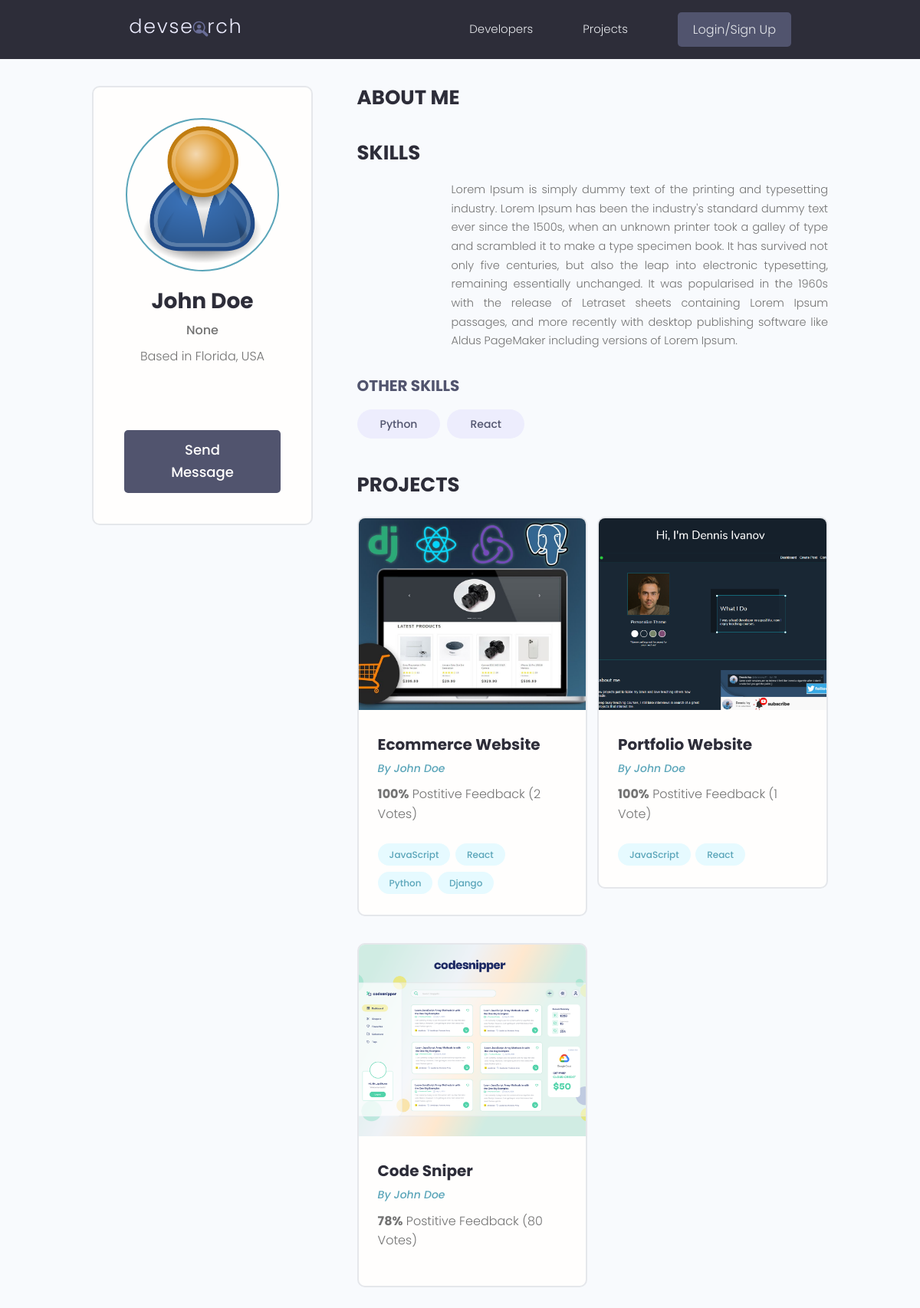
The app's page /profile/ea0e172d-aadb-47e1-901f-8f31ea6ab96a/, older data.
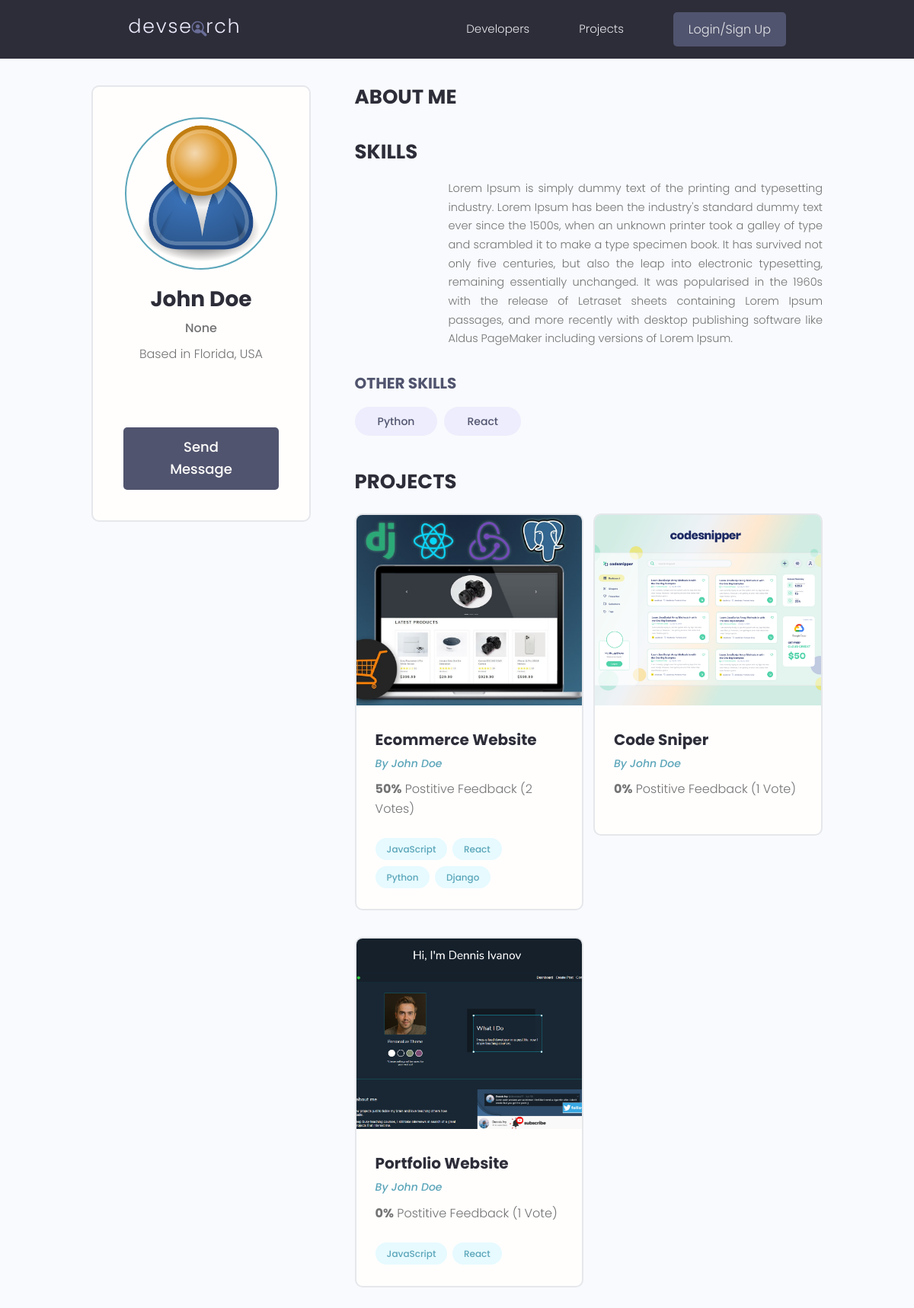
The same page, newer data.
### users/models.py (models this page shows, shortened)
class Profile(models.Model):
    user = models.OneToOneField(User, on_delete=models.CASCADE, null=True, blank=True)
    name = models.CharField(max_length=200, blank=True, null=True)
    email = models.EmailField(max_length=500, blank=True, null=True)
    username = models.CharField(max_length=200, blank=True, null=True)
    location = models.CharField(max_length=200, blank=True, null=True)
    short_intro = models.CharField(max_length=200, blank=True, null=True)
    bio = models.TextField(blank=True, null=True)
    profile_image = models.ImageField(null=True, blank=True, upload_to='profiles/', default="profiles/user-default.png")
    social_github = models.CharField(max_length=200, blank=True, null=True)
    social_twitter = models.CharField(max_length=200, blank=True, null=True)
    social_linkedin = models.CharField(max_length=200, blank=True, null=True)
    social_youtube = models.CharField(max_length=200, blank=True, null=True)
    social_website = models.CharField(max_length=200, blank=True, null=True)
    created = models.DateTimeField(auto_now_add=True)
    id = models.UUIDField(default=uuid.uuid4, unique=True,
                          primary_key=True, editable=False)
    class Meta:
        ordering = ['created']
    @property
    def imageURL(self):
        try:
            url = self.profile_image.url
        except:
            url = ''
        return url

class Skill(models.Model):
    owner = models.ForeignKey(Profile, on_delete=models.CASCADE, null=True, blank=True)
    name = models.CharField(max_length=200, blank=True, null=True)
    description = models.TextField(null=True, blank=True)
    created = models.DateTimeField(auto_now_add=True)
    id = models.UUIDField(default=uuid.uuid4, unique=True,
                          primary_key=True, editable=False)
    def __str__(self):
        return str(self.name)

### projects/models.py (models this page shows, shortened)
class Project(models.Model):
    owner = models.ForeignKey(Profile, null=True, blank=True, on_delete=models.CASCADE)
    title = models.CharField(max_length=200)
    description = models.TextField(null=True, blank=True)
    featured_image = models.ImageField(null=True, blank=True, default="default.jpg")
    demo_link = models.CharField(max_length=2000, null=True, blank=True)
    source_link = models.CharField(max_length=2000, null=True, blank=True)
    tags = models.ManyToManyField('Tag', blank=True)
    vote_total = models.IntegerField(default=0, null=True, blank=True)
    vote_ratio = models.IntegerField(default=0, null=True, blank=True)
    created = models.DateTimeField(auto_now_add=True)
    id = models.UUIDField(default=uuid.uuid4, unique=True,
                          primary_key=True, editable=False)
    class Meta:
        ordering = ['-vote_ratio', '-vote_total', 'title']
    @property
    def imageURL(self):
        try:
            url = self.featured_image.url
        except:
            url = ''
        return url

class Tag(models.Model):
    name = models.CharField(max_length=200)
    created = models.DateTimeField(auto_now_add=True)
    id = models.UUIDField(default=uuid.uuid4, unique=True,
                          primary_key=True, editable=False)
    def __str__(self):
        return self.name

### users/views.py (the view)
# urls.py: path('profile/<str:pk>/', views.userProfile, name="user-profile"),
def userProfile(request, pk):
    profile = Profile.objects.get(id=pk)
    topSkills = profile.skill_set.exclude(description__exact="")
    otherSkills = profile.skill_set.filter(description="")
    context = {
        'profile':profile,
        'topSkills': topSkills,
        'otherSkills': otherSkills,
    }
    return render(request, 'users/user-profile.html', context)

### users/templates/users/user-profile.html (shortened to what this page needs)
{% extends 'main.html' %}
{% block content %}
 <main class="profile my-md">
    <div class="container">
      <div class="layout">
        <div class="column column--1of3">
          <div class="card text-center">
            <div class="card__body dev">
              <img class="avatar avatar--xl" src="{{ profile.imageURL }}" />
              <h2 class="dev__name">{{profile.name}}</h2>
              <p class="dev__title">{{profile.short_intro}}</p>
              <p class="dev__location">Based in {{profile.location}}</p>
              <ul class="dev__social">
              </ul>
              {% if request.user.profile.id != profile.id %}
              <a href="{% url 'create-message' profile.id %}" class="btn btn--sub btn--lg">Send Message </a>
              {% endif %}
            </div>
          </div>
        </div>
        <div class="column column--2of3">
          <div class="devInfo">
            <h3 class="devInfo__title">About Me</h3>
          </div>
          <div class="devInfo">
            <h3 class="devInfo__title">Skills</h3>
            <div class="devInfo__skills">
                {% for skill in topSkills %}
              <div class="devSkill">
                <p class="devSkill__info">{{skill.description}}</p>
              </div>
                {% endfor %}
              <h3 class="devInfo__subtitle">Other Skills</h3>
              <div class="devInfo__otherSkills">
                {% for skill in otherSkills %}
                <span class="tag tag--pill tag--sub tag--lg">
                  <small>{{skill}}</small>
                </span>
                {% endfor %}
              </div>
            </div>
          </div>
          <div class="devInfo">
            <h3 class="devInfo__title">Projects</h3>
            <div class="grid grid--two">
                {% for project in profile.project_set.all %}
              <div class="column">
                <div class="card project">
                  <a href="{% url 'project' project.id %}" class="project">
                    <img class="project__thumbnail" src="{{project.imageURL}}" alt="project thumbnail" />
                    <div class="card__body">
                      <h3 class="project__title">{{project.title}}</h3>
                      <p><a class="project__author" href="{% url 'user-profile' project.owner.id %}">By {{project.owner.name}}</a></p>
                      <p class="project--rating">
                        <span style="font-weight: bold;">{{project.vote_ratio}}%</span> Postitive
                        Feedback ({{project.vote_total}} Vote{{project.vote_total|pluralize:"s"}})
                      </p>
                      <div class="project__tags">
                        {% for tag in project.tags.all %}
                        <span class="tag tag--pill tag--main">
                          <small>{{tag}}</small>
                        </span>
                        {% endfor %}
                      </div>
                    </div>
                  </a>
                </div>
              </div>
              {% endfor %}
            </div>
          </div>
        </div>
      </div>
    </div>
  </main>
{% endblock content %}

### templates/main.html (shortened to what this page needs)
<!DOCTYPE html>
{% load static %}
<html lang="en">
<head>
  <link rel="stylesheet" href="https://cdn.iconmonstr.com/1.3.0/css/iconmonstr-iconic-font.min.css" />
  <link rel="stylesheet" href="{% static 'uikit/styles/uikit.css' %}" />
  <link rel="stylesheet" href="{% static 'styles/app.css' %}" />
</head>
<body>
    {% include 'navbar.html' %}
    {% block content %}
    {% endblock content %}
  </body>
</html>

### templates/navbar.html (shortened to what this page needs)
{% load static %}
<header class="header">
    <div class="container container--narrow">
      <a href="{% url 'profiles' %}" class="header__logo">
        <img src="{% static 'images/logo.svg' %}" alt="DevSearch Logo" />
      </a>
      <nav class="header__nav">
        <ul class="header__menu">
          <li class="header__menuItem"><a href="{% url 'profiles' %}">Developers</a></li>
          <li class="header__menuItem"><a href="{% url 'projects' %}">Projects</a></li>
          {% if request.user.is_authenticated %}
          <li class="header__menuItem"><a href="{% url 'inbox' %}">Inbox</a></li>
          <li class="header__menuItem"><a href="{% url 'account' %}">Account</a></li>
          <li class="header__menuItem"><a href="{% url 'logout' %}" class="btn btn--sub">Logout</a></li>
          {% else %}
          <li class="header__menuItem"><a href="{% url 'login' %}" class="btn btn--sub">Login/Sign Up</a></li>
          {% endif %}
        </ul>
      </nav>
    </div>
  </header>

### static/styles/app.css (style rules this page uses)
:root { --color-sub: #2d2d39; }
.btn--sub { background-color: var(--color-sub-light); }
.card { border: 2px solid var(--color-light); }
img { width: 100%; }
.header { position: sticky; z-index: 111; background-color: var(--color-sub); padding: 1.5rem 0; }
.header > .container { display: flex; justify-content: space-between; align-items: center; }
.header__logo > img { height: 3.8rem; }
.header__nav > ul { display: inline-flex; align-items: center; list-style: none; gap: 6.5rem; }
.header__menuItem > a { color: var(--color-light); font-weight: 300; }
.profile .card > .dev { padding: 4rem; }
.dev__name { color: var(--color-sub); font-size: 2.8rem; font-weight: 700; margin-top: 1rem; margin-bottom: 0.5rem; }
.dev__title { font-size: 1.6rem; font-weight: 500; line-height: 1.3; }
.dev__location { margin-top: 1rem; }
.dev__social { margin: 3rem 0; list-style: none; display: flex; justify-content: center; gap: 1.5rem; }
.devInfo { margin-bottom: 3rem; }
.devInfo__title, .devInfo__subtitle { font-size: 2.6rem; color: var(--color-sub); text-transform: uppercase; font-weight: 700; margin-bottom: 1.5rem; }
.devInfo__subtitle { font-size: 2rem; color: var(--color-sub-light); }
.devInfo__about, .devSkill__info { font-size: 1.45rem; line-height: 1.7; text-align: justify; }
.devSkill { margin-bottom: 3rem; }
@media screen and (min-width: 700px) { .devSkill { display: flex; justify-content: space-between; gap: 3rem; } }
@media screen and (min-width: 700px) { .devSkill__info { flex-basis: 80%; } }
.project__author { font-size: 1.4rem; font-style: italic; }
.project--rating { margin-bottom: 1.6em; margin-top: .5em; }
.project__thumbnail { height: 25rem; object-fit: cover; object-position: top center; }
.project__title { font-size: 2rem; font-weight: 700; color: var(--color-sub); }

### static/uikit/styles/modules/_variables.css (style rules this page uses)
:root { --color-main: #5aa5b9; --color-main-light: #e6faff; --color-sub: #3f4156; --color-sub-light: #51546e; --color-sub-lighter: #ededfd; --color-text: #737373; --color-gray: #8b8b8b; --color-light: #e5e7eb; --color-light-gray: #767676; --color-bg: #f8fafd; --color-white: #fffefd; --color-white-light: #f3f3f3; --color-success: #359e64; --color-success-bg: #def8e8; --color-error: #fc4b0b; --color-error-bg: #fff2ee; --font-base: 'Poppins', arial, helvetica, 'Segoe UI', roboto, ubuntu, sans-serif; --font-monospace: 'Fira Code', 'Courier New', courier, monospace; --font-regular: 300; --font-medium: 500; --font-bold: 700; --generic-shadow: 1px 1px 5px #00000010; --generic-transition: all 0.3s ease-in-out; }

### static/uikit/styles/modules/_base.css (style rules this page uses)
* { margin: 0; padding: 0; box-sizing: border-box; text-rendering: optimizeLegibility; color: inherit; font-size: inherit; }
html { font-size: 50%; }
@media only screen and (min-width: 480px) { html { font-size: 56.25%; } }
@media only screen and (min-width: 1200px) { html { font-size: 62.5%; } }
body { line-height: 1.6; font-weight: 400; font-size: 1.5rem; color: var(--color-text); background-color: var(--color-bg); min-height: 100vh; }

### static/uikit/styles/modules/_typography.css (style rules this page uses)
* { font-family: var(--font-base); }
h2 { font-size: 3.6rem; font-weight: var(--font-bold); }
h3 { font-size: 3.2rem; font-weight: var(--font-medium); }
p, span, strong { font-size: 1.6rem; color: var(--color-text); font-weight: var(--font-regular); }
a { padding-bottom: 2px; text-decoration: none; display: inline-block; color: var(--color-main); font-weight: var(--font-medium); }

### static/uikit/styles/modules/_utilities.css (style rules this page uses)
.container { width: 92%; max-width: 165rem; margin: 0 auto; box-sizing: border-box; }
.container--narrow { width: 92%; max-width: 120rem; }
@media screen and (min-width: 1000px) { .container { width: 90%; } }
@media screen and (min-width: 1000px) { .container--narrow { width: 85%; } }
@media screen and (min-width: 1200px) { .container { width: 80%; } }
@media screen and (min-width: 1200px) { .container--narrow { width: 72%; } }
.text-center { text-align: center; }
.my-md { margin: 3rem auto; }

### static/uikit/styles/modules/_avatar.css (style rules this page uses)
.avatar { border-radius: 50%; border: 2px solid var(--color-main); object-fit: cover; }
.avatar--xl { height: 20rem; width: 20rem; }

### static/uikit/styles/modules/_card.css (style rules this page uses)
.card { border-radius: 1rem; background-color: var(--color-white); border: 1.5px solid var(--color-light); width: auto; height: auto; margin-top: 0.5rem; margin-bottom: 0.5rem; overflow: hidden; }
.card__body, .card__header { padding: 2rem 2.5rem; }

### static/uikit/styles/modules/_layout.css (style rules this page uses)
.layout { display: flex; flex-flow: row wrap; justify-content: space-between; }
.layout > .column { margin-bottom: 3rem; }
.layout > .column.column--1of3 { flex-basis: 30%; }
.layout > .column.column--2of3 { flex-basis: 64%; }

Row changes from the older to the newer data that the page shows:
changed Project "Ecommerce Website": vote_ratio "100" → "50"
changed Project "Code Sniper": vote_ratio "78" → "0"; vote_total "80" → "1"; moves up the list
changed Project "Portfolio Website": vote_ratio "100" → "0"
